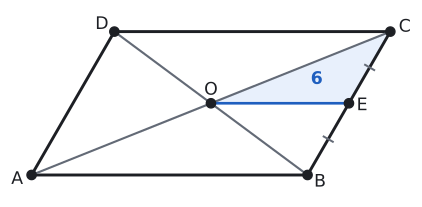

Python code for this plot:
import sys; sys.path.insert(0, "tools")
from cizim import *

P = lambda x, y: np.array([float(x), float(y)])
uz = lambda U, V: round(float(np.linalg.norm(U - V)), 4)
def acisi(K, U, V):
    u, v = U - K, V - K
    return round(float(np.degrees(np.arccos(np.dot(u, v) / np.linalg.norm(u) / np.linalg.norm(v)))), 3)
def birim(U, V):
    t = (V - U) / np.linalg.norm(V - U); return t, np.array([-t[1], t[0]])
def dondur(Q, derece):
    a = np.radians(derece); return P(Q[0] * np.cos(a) - Q[1] * np.sin(a), Q[0] * np.sin(a) + Q[1] * np.cos(a))
def ayak(Q, U, V):
    t, _ = birim(U, V); return U + np.dot(Q - U, t) * t
def paralel_isareti(U, V, n=1, f=0.5):
    t, _ = birim(U, V)
    for i in range(n):
        M = U + f * (V - U) + (i - (n - 1) / 2) * 0.32 * S * t
        ax.annotate("", xy=M + 0.22 * S * t, xytext=M - 0.22 * S * t, arrowprops=dict(arrowstyle="-|>", color=SOLUK, lw=1.3, mutation_scale=13))
def cetik(U, V, n=1, renk=SOLUK, f=0.5):
    M = U + f * (V - U); t, m = birim(U, V)
    for i in range(n):
        c = M + (i - (n - 1) / 2) * 0.2 * S * t
        ax.plot(*zip(c - 0.22 * S * m, c + 0.22 * S * m), color=renk, lw=1.5)
def olcu(U, V, metin, d=0.5, renk=YAZI, fs=13, f=0.5):
    """[UV] üzerinde f oranındaki noktaya, U->V yönünün soluna d*S uzağa yazı (d < 0: sağına)."""
    M = U + f * (V - U); _, m = birim(U, V)
    ax.text(*(M + d * S * m), metin, ha="center", va="center", color=renk, fontsize=fs)
def dik_isareti(K, U, V, r=0.4):
    a_ = (U - K) / np.linalg.norm(U - K) * r * S; b_ = (V - K) / np.linalg.norm(V - K) * r * S
    ax.plot(*zip(K + a_, K + a_ + b_, K + b_), color=SOLUK, lw=1.3)
def harf(Q, metin, dx, dy, renk=YAZI, fs=13):
    ax.text(Q[0] + dx * S, Q[1] + dy * S, metin, ha="center", va="center", color=renk, fontsize=fs)
def cizgi(U, V, renk=YAZI, lw=2.2, ls="-"):
    ax.plot(*zip(U, V), color=renk, lw=lw, ls=ls)
def boya(noktalar, renk):
    ax.add_patch(patches.Polygon(noktalar, closed=True, facecolor=renk, edgecolor="none"))
def yay(K, U, V, r=0.8, renk=MAVI, n=1):
    for i in range(n): aci(ax, K, U, V, r=(r + 0.18 * i) * S, renk=renk)
def yay_yazi(K, U, V, metin, d=1.4, renk=MAVI, fs=12):
    """K köşesindeki U-K-V açısının ortasından d*S uzağa yazı."""
    u = (U - K) / np.linalg.norm(U - K); v = (V - K) / np.linalg.norm(V - K); o = (u + v) / np.linalg.norm(u + v)
    ax.text(*(K + d * S * o), metin, ha="center", va="center", color=renk, fontsize=fs)
def basla(xmin, xmax, ymin, ymax, en=5.5):
    global fig, ax
    fig, ax = sekil(en, en * (ymax - ymin) / (xmax - xmin))
    ax.set_aspect("equal"); ax.axis("off"); ax.set_xlim(xmin, xmax); ax.set_ylim(ymin, ymax)
def dortgen(A, B, C, D, dolgu=None):
    if dolgu: boya([A, B, C, D], dolgu)
    ax.plot(*zip(A, B, C, D, A), color=YAZI)
    for Q in (A, B, C, D): nokta(ax, *Q, "")
def koseler(A, B, C, D, d=0.55):
    O = (A + B + C + D) / 4
    for Q, ad in ((A, "A"), (B, "B"), (C, "C"), (D, "D")):
        y = (Q - O) / np.linalg.norm(Q - O); harf(Q, ad, d * y[0] * 1.3, d * y[1])
def pk(AB, AD, derece):
    """A orijinde, [AB] yatay; ABCD paralelkenarının köşeleri."""
    a = np.radians(derece); A, B = P(0, 0), P(AB, 0); D = P(AD * np.cos(a), AD * np.sin(a)); return A, B, B + D, D
def cerceve(noktalar, kenar=1.2):
    xs = [q[0] for q in noktalar]; ys = [q[1] for q in noktalar]
    return min(xs) - kenar * S, max(xs) + kenar * S, min(ys) - kenar * S, max(ys) + kenar * S
def alan(noktalar, metin, renk=YAZI, dx=0, dy=0, fs=13):
    """Çokgenin ağırlık merkezine (köşelerin ortalaması) yazı."""
    O = sum(noktalar) / len(noktalar)
    ax.text(O[0] + dx * S, O[1] + dy * S, metin, ha="center", va="center", color=renk, fontsize=fs, fontweight="bold")
def kesisim(P1, P2, P3, P4):
    """[P1P2] ve [P3P4] doğrularının kesişimi."""
    d1, d2 = P2 - P1, P4 - P3
    x2 = lambda u, v: u[0] * v[1] - u[1] * v[0]
    t = x2(P3 - P1, d2) / x2(d1, d2); return P1 + t * d1
def alan_hesap(*Q):
    return round(abs(sum(Q[i][0] * Q[(i + 1) % len(Q)][1] - Q[(i + 1) % len(Q)][0] * Q[i][1] for i in range(len(Q)))) / 2, 4)


# Soru 5: köşegenler O'da, E [BC]'nin orta noktası, A(OEC) = 6; toplam 48.
A, B, C, D = pk(10, 6, 60)
O = (A + C) / 2; E = (B + C) / 2
S = 13 / 15
T = alan_hesap(A, B, C, D)
print("OEC / toplam", alan_hesap(O, E, C) / T)
basla(*cerceve([A, B, C, D], 1.0))
boya([O, E, C], MAVI_ACIK)
dortgen(A, B, C, D); koseler(A, B, C, D, 0.5)
cizgi(A, C, SOLUK, 1.6); cizgi(B, D, SOLUK, 1.6); cizgi(O, E, MAVI, 2)
for Q, ad, dx, dy in ((O, "O", 0, 0.55), (E, "E", 0.55, -0.1)): nokta(ax, *Q, ""); harf(Q, ad, dx, dy)
cetik(B, E, 1); cetik(E, C, 1)
alan([O, E, C], "6", MAVI, 0, 0)
kaydet(fig, __file__)
